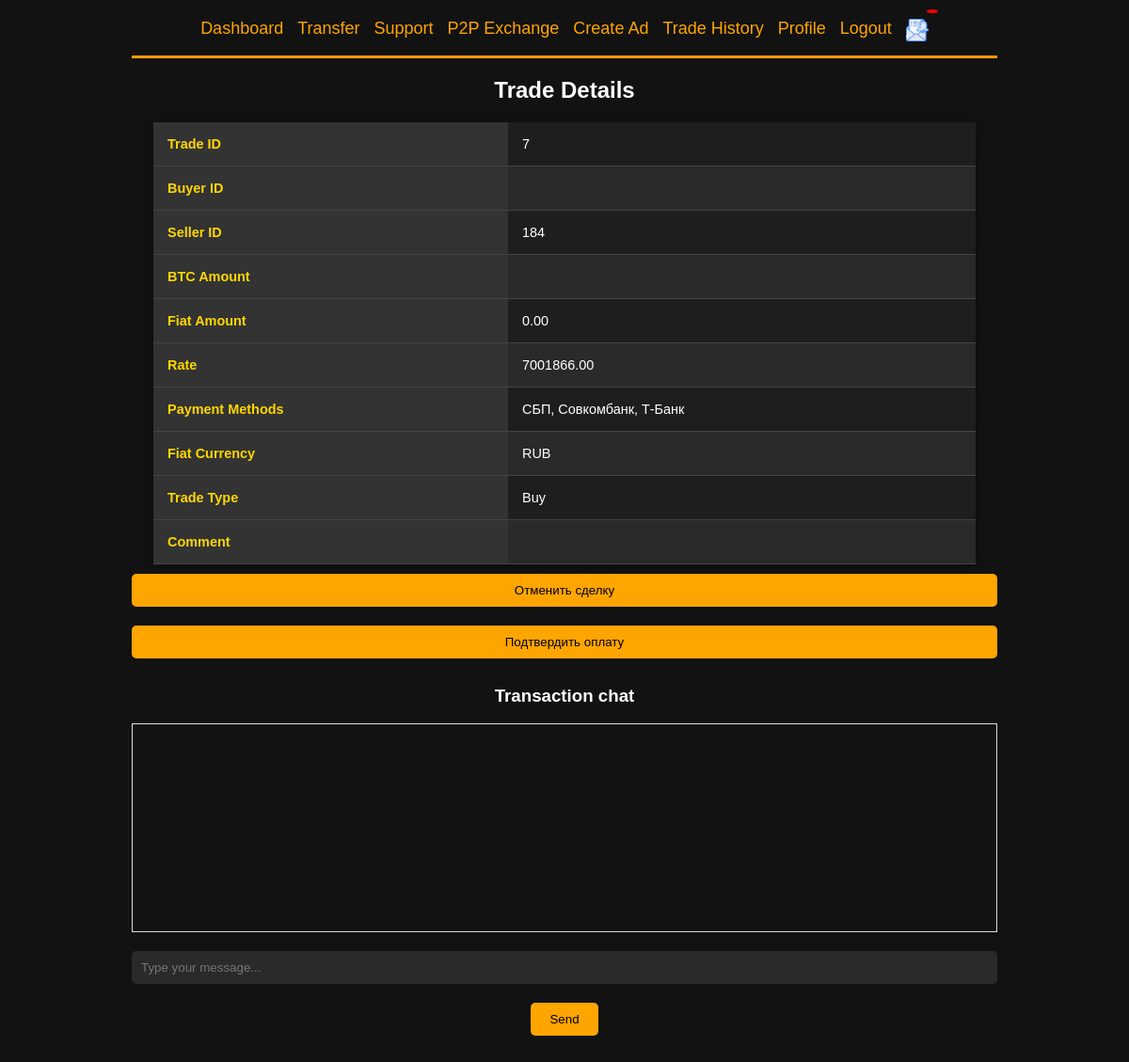
Page /pages/p2p/trade_details.php?ad_id=7 on the committed database.
### tables this page shows
CREATE TABLE `ads` (
  `id` int NOT NULL,
  `user_id` int NOT NULL,
  `amount_btc` decimal(16,8) DEFAULT NULL,
  `rate` decimal(16,2) NOT NULL,
  `payment_method` varchar(255) DEFAULT NULL,
  `fiat_currency` varchar(255) NOT NULL,
  `trade_type` enum('buy','sell') NOT NULL,
  `status` enum('active','inactive','pending','completed') NOT NULL,
  `created_at` timestamp NULL DEFAULT CURRENT_TIMESTAMP,
  `updated_at` timestamp NULL DEFAULT CURRENT_TIMESTAMP ON UPDATE CURRENT_TIMESTAMP,
  `comment` text,
  `buyer_id` int DEFAULT NULL,
  `min_amount_btc` double NOT NULL,
  `max_amount_btc` double NOT NULL
);

### pages/p2p/trade_details.php (the view, shortened to what this page needs)
<?php
$ad_id = null;
if (isset($_GET['ad_id'])) {
    $ad_id = intval($_GET['ad_id']);
} elseif (isset($_POST['ad_id'])) {
    $ad_id = intval($_POST['ad_id']);
}
$CONNECT = mysqli_connect(HOST, USER, PASS, DB);
$stmt = $CONNECT->prepare("SELECT * FROM ads WHERE id = ?");
$stmt->bind_param("i", $ad_id);
$stmt->execute();
$ad_result = $stmt->get_result();
$ad = mysqli_fetch_assoc($ad_result);
$seller_id = $ad['user_id'];
$buyer_id = $ad['buyer_id'];
?>
<!DOCTYPE html>
<html lang="en">
<head>
    <link rel="stylesheet" href="../../css/styles.css">
</head>
<body>
    <div class="container">
        <?php include 'pages/p2p/menu.php'; ?>
        <h2>Trade Details</h2>
        <table class="trade-details-table">
            <tr>
                <th>Trade ID</th>
                <td><?php echo htmlspecialchars($ad_id); ?></td>
            </tr>
            <tr>
                <th>Buyer ID</th>
                <td><?php echo htmlspecialchars($buyer_id); ?></td>
            </tr>
            <tr>
                <th>Seller ID</th>
                <td><?php echo htmlspecialchars($seller_id); ?></td>
            </tr>
            <tr>
                <th>BTC Amount</th>
                <td><?php echo htmlspecialchars($ad['amount_btc']); ?></td>
            </tr>
            <tr>
                <th>Fiat Amount</th>
                <td><?php echo number_format(htmlspecialchars($ad['rate'] * $ad['amount_btc']), 2, '.', ' '); ?></td>
            </tr>
            <tr>
                <th>Rate</th>
                <td><?php echo htmlspecialchars($ad['rate']); ?></td>
            </tr>
            <tr>
                <th>Payment Methods</th>
                <td>
                    <?php
                    $payment_methods_result = mysqli_query($CONNECT, "SELECT payment_method FROM ad_payment_methods WHERE ad_id = '$ad_id'");
                    $payment_methods = [];
                    while ($row = mysqli_fetch_assoc($payment_methods_result)) {
                        $payment_methods[] = $row['payment_method'];
                    }
                    echo htmlspecialchars(implode(', ', $payment_methods));
                    ?>
                </td>
            </tr>
            <tr>
                <th>Fiat Currency</th>
                <td><?php echo htmlspecialchars($ad['fiat_currency']); ?></td>
            </tr>
            <tr>
                <th>Trade Type</th>
                <td><?php echo htmlspecialchars($ad['trade_type'] == 'buy' ? 'Buy' : 'Sell'); ?></td>
            </tr>
            <tr>
                <th>Comment</th>
                <td><?php echo htmlspecialchars($ad['comment'] ?? ''); ?></td>
            </tr>
        </table>
		<div class="trade-actions">
			<button id="cancel-trade" class="btn cancel">Отменить сделку</button>
			<button id="confirm-payment" class="btn confirm">Подтвердить оплату</button>
		</div>
        <div class="chat">
            <h3>Transaction chat</h3>
            <div class="chat-box" id="chat-box"></div>
            <form id="chat-form">
                <input type="text" name="message" placeholder="Type your message...">
                <button type="submit">Send</button>
            </form>
        </div>
    </div>
</body>
</html>

### css/styles.css (style rules this page uses)
body { background-color: #121212; color: white; font-family: Arial, sans-serif; text-align: center; margin: 0; padding: 0; }
input { display: block; width: calc(100% - 20px); margin: 10px 0; padding: 10px; border: none; border-radius: 5px; background: #2a2a2a; color: white; outline: none; }
.btn { background: orange; color: black; padding: 10px; border: none; border-radius: 5px; cursor: pointer; width: 100%; transition: background 0.3s; }
.container { width: 80%; max-width: 1200px; margin: 0 auto; padding: 20px; box-sizing: border-box; }
button, .btn { background: orange; color: black; padding: 10px 20px; border: none; border-radius: 5px; cursor: pointer; transition: background 0.3s; width: auto; margin: 10px 0; }
table { width: 100%; border-collapse: collapse; margin: 20px 0; background-color: #1e1e1e; border-radius: 8px; box-shadow: 0 2px 10px rgba(0, 0, 0, 0.3); }
table th, table td { padding: 15px; text-align: left; border-bottom: 1px solid #444; }
table th { background-color: #333; color: #FFD700; font-size: 18px; }
table tr:nth-child(even) { background-color: #2a2a2a; }
table tr:nth-child(odd) { background-color: #1e1e1e; }
.trade-details-table { width: 95%; margin: 0 auto; font-size: 95%; }
.trade-details-table th, .trade-details-table td { font-size: 95%; }

### pages/p2p/trade_details.php (style rules this page uses)
.trade-details-table { width: 95%; margin: 0 auto; font-size: 95%; }
.trade-details-table th, .trade-details-table td { font-size: 95%; height: auto; }
.chat-box { border: 1px solid #ddd; padding: 10px; height: 200px; overflow-y: scroll; margin-bottom: 20px; }

### rows in the picture
ads: user "184", $ad['rate'] * $ad['amount_btc'] "0.00", rate "7001866.00", fiat_currency "RUB", trade_type "Buy"

### other values in the picture
$ad_id "7"
implode(', ', $payment_methods) "СБП, Совкомбанк, Т-Банк"
